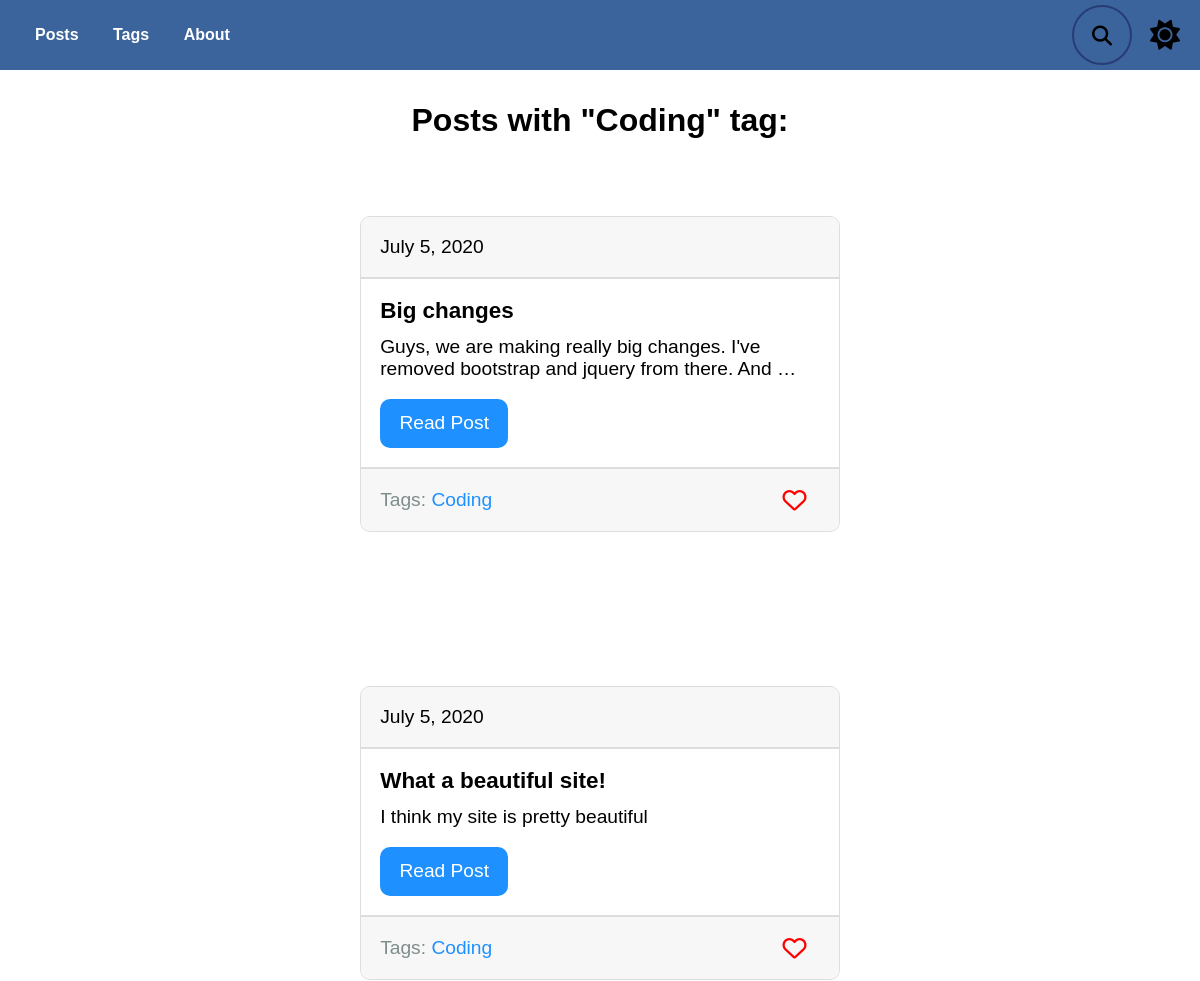
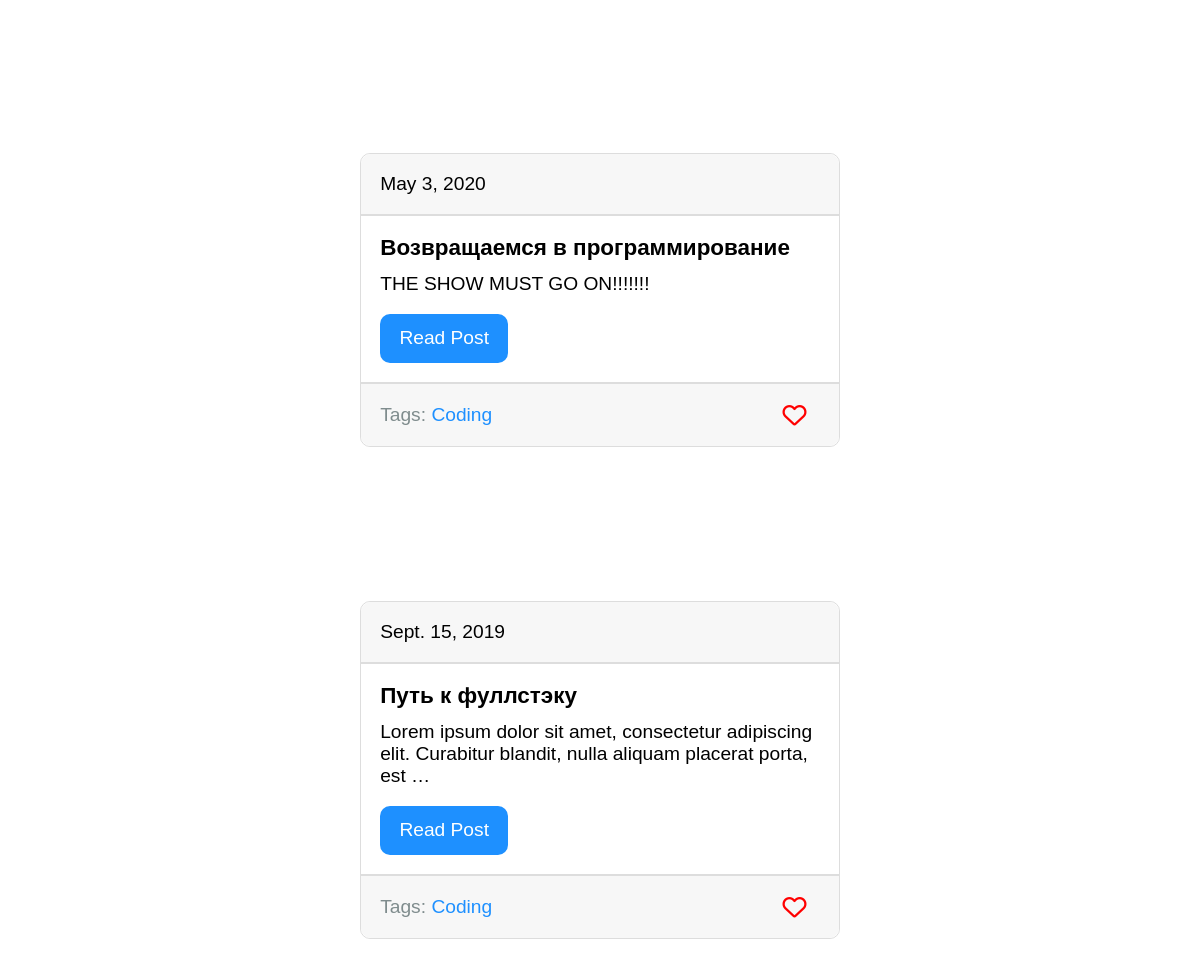
Page /blog/tag/coding/ on the committed database (2 pictures, top to bottom).
### blog/models.py (models this page shows, shortened)
class Tag(models.Model):
    title = models.CharField(max_length = 50)
    slug = models.SlugField(max_length = 50, unique = True)
    def get_absolute_url(self):#имя функции - лучше использовать такое
        return reverse("tag_detail_url", kwargs = {"slug": self.slug})
    class Meta:
        ordering = ["title"]#в алф порядке

class Post(models.Model):#создаём класс Post для работы с бд
    title = models.CharField(max_length = 150, db_index = True)#заголовок
    slug = models.SlugField(max_length = 150, blank = True, unique = True)#ссылка понятая для юзера(должна быть уникальной)
    body = models.TextField(blank = True, db_index = True)#тело текста
    date_pub = models.DateField(auto_now_add = True)#время публикации
    tags = models.ManyToManyField("Tag", blank = True, related_name = "posts")
    def get_absolute_url(self):#имя функции - лучше использовать такое
        return reverse("post_detail_url", kwargs = {"slug": self.slug})
    class Meta:
        ordering = ["-date_pub"]#посты будут сортироваться для пагинатора так: самые новые вверху, старые внизу(-)указываем для этого

### blog/views.py (the view)
class TagDetail(ObjectDetailMixin, View):
    model = Tag
    template = "blog/tag_detail.html"

### blog/mixins.py (called while the page is built)
    def get(self, request, slug):
        obj = get_object_or_404(self.model, slug__iexact = slug)#чтобы если не найден выводилось 404
        return render(request, self.template, context = {self.model.__name__.lower(): obj, "admin_obj": obj, "detail": True})

### blog/templates/blog/tag_detail.html (shortened to what this page needs)
{% extends "index.html" %}
{% block content %}
<div class="tag">
    <h1>
        Posts with "{{tag.title|title}}" tag:
    </h1>
    {% for post in tag.posts.all %}
        {% include "blog/includes/post_card_template.html" %}
    {% endfor %}
</div>
{% endblock %}

### blog/templates/blog/includes/post_card_template.html
<div class="card">
    <div class="card__date">
        {{post.date_pub}}
    </div>
    <div class="card__body">
        <h3 class="card__title">{{post.title}}</h3>
        <p class="card__text">{{post.body|truncatewords:15}}</p>
        <a href="{{ post.get_absolute_url }}" class="post-link">Read Post</a>
    </div>
    <div class="card__footer">
        <div>
            Tags: {% for tag in post.tags.all %}
            <a href="{{tag.get_absolute_url}}" class="tag-link">{{tag.title}}</a>
        </div>
        {% endfor %}
        <button class="like" type="submit">
            <i class="like__icon heart far fa-heart"></i>
        </button>
    </div>
</div>

### static/css/style.css (style rules this page uses)
:root { --color: #000000; --background-color: #fff; --header: #3c649c; --searchBcg:#273c75; --nav-link-effect: #c4c4c4; --submit-btn: #2ecc71; --card: #fff; --card-secondary: #F7F7F7; --card-inner-border: #ddd; --card-outer-border: #ddd; --card-body: #000; --paginationBcg: #F7F7F7; --pagination-border: #ddd; --page-item: #333; --page-link: #000; --disabled: #9b9b9b; --link: #1e90ff; --tag-color: #7f8c8d; --like: #ff0000; --date: #b9b9b9; }
*, *::before, *::after { margin: 0; padding: 0; box-sizing: border-box; }
body { width: 100%; height: 100%; font-family: 'Montserrat', sans-serif; color: var(--color); background-color: var(--background-color); overflow-x: hidden; }
a { transition: 0.2s; text-decoration: none; }
button { cursor: pointer; outline:none; border: none; background: none; }
.tag { width: 80vw; margin: 0 auto; padding-top: 2em; display: flex; flex-direction: column; align-items: center; }
.card { display: flex; flex-direction: column; width: 40vw; min-width: 400px; min-height: 200px; margin: 4em 0; background-color: var(--card); font-size: 1.2rem; border: 1px solid var(--card-outer-border); border-radius: 10px; }
.card__body { display: flex; flex-direction: column; justify-content: space-between; align-items: flex-start; flex-grow: 1; }
.card > *:not(:first-child) { padding: 1em; }
.card__date, .card__footer { background-color: var(--card-secondary); }
.card__date { color: var(--card-body); padding: 1em; border-bottom: 2px solid var(--card-inner-border); border-radius: 10px 10px 0 0; }
.card__title { font-weight: 600; margin-bottom: 0.5em; }
.card__text { color: var(--card-body); }
.post-link { color: #fff; display: inline-block; margin-top: 1em; padding: 0.7em 1em; border-radius: 10px; background-color: var(--link); }
.card__footer { color: var(--tag-color); border-top: 2px solid var(--card-inner-border); display: flex; justify-content: space-between; align-items: center; border-radius: 0 0 10px 10px; }
.tag-link { color: var(--link); }
.like { margin-right: 1em; }
.like__icon { font-size: 1.5rem; color: var(--like); transition: 0.25s; }

### rows in the picture
Tag: title "Coding"
Post: date_pub "July 5, 2020", title "Big changes", body "Guys, we are making really big changes. I've removed bootstrap and jquery from there. And …"
Post: date_pub "July 5, 2020", title "What a beautiful site!", body "I think my site is pretty beautiful"
Post: date_pub "May 3, 2020", title "Возвращаемся в программирование", body "THE SHOW MUST GO ON!!!!!!!"
Post: date_pub "Sept. 15, 2019", title "Путь к фуллстэку", body "Lorem ipsum dolor sit amet, consectetur adipiscing elit. Curabitur blandit, nulla aliquam placerat porta, est …"
